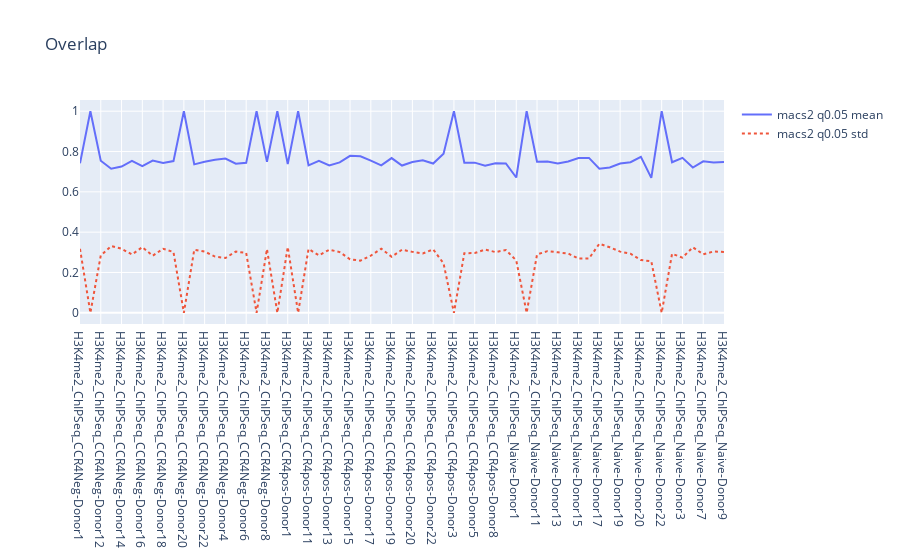

Here is the notebook cell this chart was saved with:
### Code cell
show_overlap(dfm)

### Figure 1 — Plotly figure (JSON) as saved in the notebook; plotly's stock layout.template omitted (floating-point values rounded to 4 significant figures)
{"data": [{"line": {"shape": "linear"}, "name": "macs2 q0.05 mean", "type": "scatter", "x": ["H3K4me2_ChIPSeq_CCR4Neg-Donor1", "H3K4me2_ChIPSeq_CCR4Neg-Donor11", "H3K4me2_ChIPSeq_CCR4Neg-Donor12", "H3K4me2_ChIPSeq_CCR4Neg-Donor13", "H3K4me2_ChIPSeq_CCR4Neg-Donor14", "H3K4me2_ChIPSeq_CCR4Neg-Donor15", "H3K4me2_ChIPSeq_CCR4Neg-Donor16", "H3K4me2_ChIPSeq_CCR4Neg-Donor17", "H3K4me2_ChIPSeq_CCR4Neg-Donor18", "H3K4me2_ChIPSeq_CCR4Neg-Donor19", "H3K4me2_ChIPSeq_CCR4Neg-Donor20", "H3K4me2_ChIPSeq_CCR4Neg-Donor21", "H3K4me2_ChIPSeq_CCR4Neg-Donor22", "H3K4me2_ChIPSeq_CCR4Neg-Donor23", "H3K4me2_ChIPSeq_CCR4Neg-Donor4", "H3K4me2_ChIPSeq_CCR4Neg-Donor5", "H3K4me2_ChIPSeq_CCR4Neg-Donor6", "H3K4me2_ChIPSeq_CCR4Neg-Donor7", "H3K4me2_ChIPSeq_CCR4Neg-Donor8", "H3K4me2_ChIPSeq_CCR4Neg-Donor9", "H3K4me2_ChIPSeq_CCR4pos-Donor1", "H3K4me2_ChIPSeq_CCR4pos-Donor10", "H3K4me2_ChIPSeq_CCR4pos-Donor11", "H3K4me2_ChIPSeq_CCR4pos-Donor12", "H3K4me2_ChIPSeq_CCR4pos-Donor13", "H3K4me2_ChIPSeq_CCR4pos-Donor14", "H3K4me2_ChIPSeq_CCR4pos-Donor15", "H3K4me2_ChIPSeq_CCR4pos-Donor16", "H3K4me2_ChIPSeq_CCR4pos-Donor17", "H3K4me2_ChIPSeq_CCR4pos-Donor18", "H3K4me2_ChIPSeq_CCR4pos-Donor19", "H3K4me2_ChIPSeq_CCR4pos-Donor2", "H3K4me2_ChIPSeq_CCR4pos-Donor20", "H3K4me2_ChIPSeq_CCR4pos-Donor21", "H3K4me2_ChIPSeq_CCR4pos-Donor22", "H3K4me2_ChIPSeq_CCR4pos-Donor23", "H3K4me2_ChIPSeq_CCR4pos-Donor3", "H3K4me2_ChIPSeq_CCR4pos-Donor4", "H3K4me2_ChIPSeq_CCR4pos-Donor5", "H3K4me2_ChIPSeq_CCR4pos-Donor7", "H3K4me2_ChIPSeq_CCR4pos-Donor8", "H3K4me2_ChIPSeq_CCR4pos-Donor9", "H3K4me2_ChIPSeq_Naive-Donor1", "H3K4me2_ChIPSeq_Naive-Donor10", "H3K4me2_ChIPSeq_Naive-Donor11", "H3K4me2_ChIPSeq_Naive-Donor12", "H3K4me2_ChIPSeq_Naive-Donor13", "H3K4me2_ChIPSeq_Naive-Donor14", "H3K4me2_ChIPSeq_Naive-Donor15", "H3K4me2_ChIPSeq_Naive-Donor16", "H3K4me2_ChIPSeq_Naive-Donor17", "H3K4me2_ChIPSeq_Naive-Donor18", "H3K4me2_ChIPSeq_Naive-Donor19", "H3K4me2_ChIPSeq_Naive-Donor2", "H3K4me2_ChIPSeq_Naive-Donor20", "H3K4me2_ChIPSeq_Naive-Donor21", "H3K4me2_ChIPSeq_Naive-Donor22", "H3K4me2_ChIPSeq_Naive-Donor23", "H3K4me2_ChIPSeq_Naive-Donor3", "H3K4me2_ChIPSeq_Naive-Donor5", "H3K4me2_ChIPSeq_Naive-Donor7", "H3K4me2_ChIPSeq_Naive-Donor8", "H3K4me2_ChIPSeq_Naive-Donor9"], "y": [0.7417, 1, 0.7539, 0.7145, 0.7253, 0.7538, 0.7272, 0.7549, 0.7428, 0.7525, 1, 0.7363, 0.7488, 0.7588, 0.7649, 0.7395, 0.7438, 1, 0.7485, 1, 0.7372, 1, 0.7317, 0.754, 0.7306, 0.7464, 0.7786, 0.7761, 0.7545, 0.7311, 0.7674, 0.7306, 0.7482, 0.757, 0.7402, 0.7895, 1, 0.7448, 0.7447, 0.7295, 0.7413, 0.741, 0.6711, 1, 0.7497, 0.75, 0.7403, 0.7506, 0.7676, 0.7683, 0.7147, 0.721, 0.7402, 0.7468, 0.7738, 0.6696, 1, 0.7467, 0.7687, 0.7208, 0.7513, 0.7461, 0.7485]}, {"line": {"dash": "dot", "shape": "linear"}, "name": "macs2 q0.05 std", "type": "scatter", "x": ["H3K4me2_ChIPSeq_CCR4Neg-Donor1", "H3K4me2_ChIPSeq_CCR4Neg-Donor11", "H3K4me2_ChIPSeq_CCR4Neg-Donor12", "H3K4me2_ChIPSeq_CCR4Neg-Donor13", "H3K4me2_ChIPSeq_CCR4Neg-Donor14", "H3K4me2_ChIPSeq_CCR4Neg-Donor15", "H3K4me2_ChIPSeq_CCR4Neg-Donor16", "H3K4me2_ChIPSeq_CCR4Neg-Donor17", "H3K4me2_ChIPSeq_CCR4Neg-Donor18", "H3K4me2_ChIPSeq_CCR4Neg-Donor19", "H3K4me2_ChIPSeq_CCR4Neg-Donor20", "H3K4me2_ChIPSeq_CCR4Neg-Donor21", "H3K4me2_ChIPSeq_CCR4Neg-Donor22", "H3K4me2_ChIPSeq_CCR4Neg-Donor23", "H3K4me2_ChIPSeq_CCR4Neg-Donor4", "H3K4me2_ChIPSeq_CCR4Neg-Donor5", "H3K4me2_ChIPSeq_CCR4Neg-Donor6", "H3K4me2_ChIPSeq_CCR4Neg-Donor7", "H3K4me2_ChIPSeq_CCR4Neg-Donor8", "H3K4me2_ChIPSeq_CCR4Neg-Donor9", "H3K4me2_ChIPSeq_CCR4pos-Donor1", "H3K4me2_ChIPSeq_CCR4pos-Donor10", "H3K4me2_ChIPSeq_CCR4pos-Donor11", "H3K4me2_ChIPSeq_CCR4pos-Donor12", "H3K4me2_ChIPSeq_CCR4pos-Donor13", "H3K4me2_ChIPSeq_CCR4pos-Donor14", "H3K4me2_ChIPSeq_CCR4pos-Donor15", "H3K4me2_ChIPSeq_CCR4pos-Donor16", "H3K4me2_ChIPSeq_CCR4pos-Donor17", "H3K4me2_ChIPSeq_CCR4pos-Donor18", "H3K4me2_ChIPSeq_CCR4pos-Donor19", "H3K4me2_ChIPSeq_CCR4pos-Donor2", "H3K4me2_ChIPSeq_CCR4pos-Donor20", "H3K4me2_ChIPSeq_CCR4pos-Donor21", "H3K4me2_ChIPSeq_CCR4pos-Donor22", "H3K4me2_ChIPSeq_CCR4pos-Donor23", "H3K4me2_ChIPSeq_CCR4pos-Donor3", "H3K4me2_ChIPSeq_CCR4pos-Donor4", "H3K4me2_ChIPSeq_CCR4pos-Donor5", "H3K4me2_ChIPSeq_CCR4pos-Donor7", "H3K4me2_ChIPSeq_CCR4pos-Donor8", "H3K4me2_ChIPSeq_CCR4pos-Donor9", "H3K4me2_ChIPSeq_Naive-Donor1", "H3K4me2_ChIPSeq_Naive-Donor10", "H3K4me2_ChIPSeq_Naive-Donor11", "H3K4me2_ChIPSeq_Naive-Donor12", "H3K4me2_ChIPSeq_Naive-Donor13", "H3K4me2_ChIPSeq_Naive-Donor14", "H3K4me2_ChIPSeq_Naive-Donor15", "H3K4me2_ChIPSeq_Naive-Donor16", "H3K4me2_ChIPSeq_Naive-Donor17", "H3K4me2_ChIPSeq_Naive-Donor18", "H3K4me2_ChIPSeq_Naive-Donor19", "H3K4me2_ChIPSeq_Naive-Donor2", "H3K4me2_ChIPSeq_Naive-Donor20", "H3K4me2_ChIPSeq_Naive-Donor21", "H3K4me2_ChIPSeq_Naive-Donor22", "H3K4me2_ChIPSeq_Naive-Donor23", "H3K4me2_ChIPSeq_Naive-Donor3", "H3K4me2_ChIPSeq_Naive-Donor5", "H3K4me2_ChIPSeq_Naive-Donor7", "H3K4me2_ChIPSeq_Naive-Donor8", "H3K4me2_ChIPSeq_Naive-Donor9"], "y": [0.3172, 0, 0.2841, 0.331, 0.3176, 0.2895, 0.3255, 0.2831, 0.3178, 0.3014, 0, 0.3127, 0.3039, 0.2789, 0.2719, 0.3038, 0.2966, 0, 0.3159, 0, 0.3264, 0, 0.3167, 0.2848, 0.313, 0.3011, 0.2655, 0.2587, 0.2838, 0.3179, 0.2781, 0.3129, 0.3022, 0.2943, 0.3147, 0.2451, 0, 0.2956, 0.2963, 0.3137, 0.3013, 0.3114, 0.2598, 0, 0.2892, 0.3058, 0.3, 0.2939, 0.2687, 0.2694, 0.3425, 0.325, 0.3033, 0.2932, 0.2616, 0.2554, 0, 0.2929, 0.2736, 0.325, 0.2901, 0.3044, 0.3017]}], "layout": {"title": {"text": "Overlap"}}}
